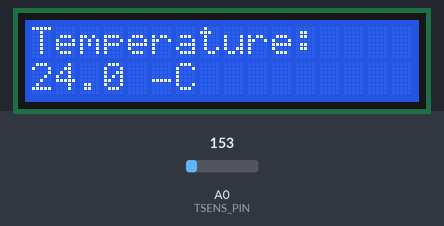
Recording of a sketch running on a simulated Arduino Uno, built with avr-gcc and run on an emulated ATmega328P. On the bench: 16×2 character LCD. The test bench sets the inputs (shaded band); at power-on: A0 (TSENS_PIN) = 153. What the sketch prints to the serial monitor is not drawn.

Above: at 1.2 s.
1.3 s: A0 (TSENS_PIN) set to 165
At 2.8 s:
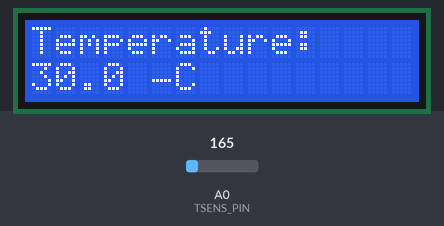
3.4 s: A0 (TSENS_PIN) set to 175
At 5.5 s:
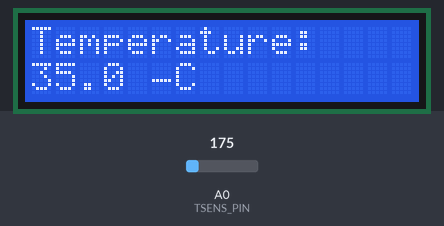
6.1 s: A0 (TSENS_PIN) set to 191
At 7.5 s:
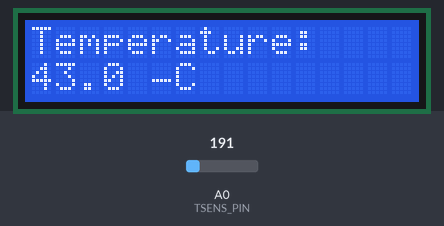
Timing chart, 0 to 9.1 s (numbered marks = the images above; inputs shaded):
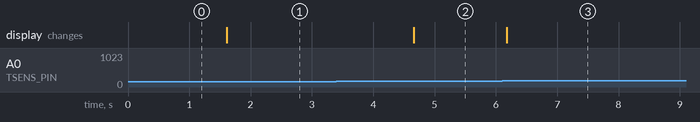

Measured:
- after the input at 1.3 s, the display: changes after 0.31 s (image 1)
- after the input at 3.4 s, the display: changes after 1.3 s (image 2)
- after the input at 6.1 s, the display: changes after 0.08 s (image 3)

The sketch:

DM_225017_T1.ino
```cpp
/*
 * SFIT RAW PROJECT TASK 1
 * Divyanshu Modi <divyan.m05@student.sfit.ac.in>
 */

#include <Adafruit_LiquidCrystal.h>

// Enable debugging
#define DEBUG

#define LCD_X 16
#define LCD_Y 2

// define the thermal sensor read pin
#define TSENS_PIN A0

Adafruit_LiquidCrystal lcd(0);

void setup()
{
  Serial.begin(9600);
  // Initialise the lcd
  lcd.begin(LCD_X, LCD_Y);
}

/*
 * The code is written in accordance
 * to the tmp36 thermal sensor
 * Offering a range of -40*c to 125*c.
 */
void loop()
{
  // Make sure the panel is cleared
  lcd.clear();
  // Read the analog input from tsens pin
  int vout = analogRead(TSENS_PIN);
  /*
   * Map the temperature in accordance to
   * Ananlog input measured
   */
  float temp = map(vout, 20, 358, -40, 125);

#ifdef DEBUG
  Serial.print("Vout: ");
  Serial.println(vout);
  Serial.print("\n");

  Serial.print("Temperature: ");
  Serial.println(temp);
  Serial.print("*C\n");
#endif

  lcd.setCursor(0, 0);
  lcd.print("Temperature:");
  lcd.setCursor(0, 1);
  lcd.print(temp, 1);
  lcd.print(" \xB0""C");
  delay(1500);
}
```
